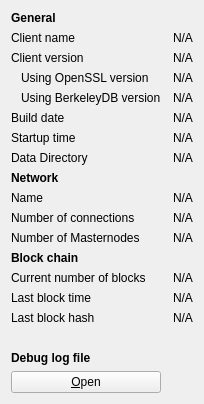
     <widget class="QWidget" name="tab_info">
      <attribute name="title">
       <string>&amp;Information</string>
      </attribute>
      <layout class="QGridLayout" name="gridLayout" columnstretch="0,0">
       <property name="horizontalSpacing">
        <number>12</number>
       </property>
       <item row="7" column="1">
        <widget class="QLabel" name="dataDir">
         <property name="text">
          <string>N/A</string>
         </property>
        </widget>
       </item>
       <item row="0" column="0">
        <widget class="QLabel" name="generalHeader">
         <property name="font">
          <font>
           <weight>75</weight>
           <bold>true</bold>
          </font>
         </property>
         <property name="text">
          <string>General</string>
         </property>
        </widget>
       </item>
       <item row="1" column="0">
        <widget class="QLabel" name="clientNameLabel">
         <property name="text">
          <string>Client name</string>
         </property>
        </widget>
       </item>
       <item row="1" column="1">
        <widget class="QLabel" name="clientName">
         <property name="cursor">
          <cursorShape>IBeamCursor</cursorShape>
         </property>
         <property name="text">
          <string>N/A</string>
         </property>
         <property name="textFormat">
          <enum>Qt::PlainText</enum>
         </property>
         <property name="textInteractionFlags">
          <set>Qt::LinksAccessibleByMouse|Qt::TextSelectableByKeyboard|Qt::TextSelectableByMouse</set>
         </property>
        </widget>
       </item>
       <item row="2" column="0">
        <widget class="QLabel" name="clientVersionLabel">
         <property name="text">
          <string>Client version</string>
         </property>
        </widget>
       </item>
       <item row="2" column="1">
        <widget class="QLabel" name="clientVersion">
         <property name="cursor">
          <cursorShape>IBeamCursor</cursorShape>
         </property>
         <property name="text">
          <string>N/A</string>
         </property>
         <property name="textFormat">
          <enum>Qt::PlainText</enum>
         </property>
         <property name="textInteractionFlags">
          <set>Qt::LinksAccessibleByMouse|Qt::TextSelectableByKeyboard|Qt::TextSelectableByMouse</set>
         </property>
        </widget>
       </item>
       <item row="3" column="0">
        <widget class="QLabel" name="openSSLVersionLabel">
         <property name="text">
          <string>Using OpenSSL version</string>
         </property>
         <property name="indent">
          <number>10</number>
         </property>
        </widget>
       </item>
       <item row="3" column="1">
        <widget class="QLabel" name="openSSLVersion">
         <property name="cursor">
          <cursorShape>IBeamCursor</cursorShape>
         </property>
         <property name="text">
          <string>N/A</string>
         </property>
         <property name="textFormat">
          <enum>Qt::PlainText</enum>
         </property>
         <property name="textInteractionFlags">
          <set>Qt::LinksAccessibleByMouse|Qt::TextSelectableByKeyboard|Qt::TextSelectableByMouse</set>
         </property>
        </widget>
       </item>
       <item row="4" column="0">
        <widget class="QLabel" name="berkeleyDBVersionLabel">
         <property name="text">
          <string>Using BerkeleyDB version</string>
         </property>
         <property name="indent">
          <number>10</number>
         </property>
        </widget>
       </item>
       <item row="4" column="1">
        <widget class="QLabel" name="berkeleyDBVersion">
         <property name="cursor">
          <cursorShape>IBeamCursor</cursorShape>
         </property>
         <property name="text">
          <string>N/A</string>
         </property>
         <property name="textFormat">
          <enum>Qt::PlainText</enum>
         </property>
         <property name="textInteractionFlags">
          <set>Qt::LinksAccessibleByMouse|Qt::TextSelectableByKeyboard|Qt::TextSelectableByMouse</set>
         </property>
        </widget>
       </item>
       <item row="5" column="0">
        <widget class="QLabel" name="buildDateLabel">
         <property name="text">
          <string>Build date</string>
         </property>
        </widget>
       </item>
       <item row="5" column="1">
        <widget class="QLabel" name="buildDate">
         <property name="cursor">
          <cursorShape>IBeamCursor</cursorShape>
         </property>
         <property name="text">
          <string>N/A</string>
         </property>
         <property name="textFormat">
          <enum>Qt::PlainText</enum>
         </property>
         <property name="textInteractionFlags">
          <set>Qt::LinksAccessibleByMouse|Qt::TextSelectableByKeyboard|Qt::TextSelectableByMouse</set>
         </property>
        </widget>
       </item>
       <item row="6" column="0">
        <widget class="QLabel" name="startupTimeLabel">
         <property name="text">
          <string>Startup time</string>
         </property>
        </widget>
       </item>
       <item row="6" column="1">
        <widget class="QLabel" name="startupTime">
         <property name="cursor">
          <cursorShape>IBeamCursor</cursorShape>
         </property>
         <property name="text">
          <string>N/A</string>
         </property>
         <property name="textFormat">
          <enum>Qt::PlainText</enum>
         </property>
         <property name="textInteractionFlags">
          <set>Qt::LinksAccessibleByMouse|Qt::TextSelectableByKeyboard|Qt::TextSelectableByMouse</set>
         </property>
        </widget>
       </item>
       <item row="8" column="0">
        <widget class="QLabel" name="networkHeader">
         <property name="font">
          <font>
           <weight>75</weight>
           <bold>true</bold>
          </font>
         </property>
         <property name="text">
          <string>Network</string>
         </property>
        </widget>
       </item>
       <item row="9" column="0">
        <widget class="QLabel" name="networkNameLabel">
         <property name="text">
          <string>Name</string>
         </property>
        </widget>
       </item>
       <item row="9" column="1">
        <widget class="QLabel" name="networkName">
         <property name="cursor">
          <cursorShape>IBeamCursor</cursorShape>
         </property>
         <property name="text">
          <string>N/A</string>
         </property>
         <property name="textFormat">
          <enum>Qt::PlainText</enum>
         </property>
         <property name="textInteractionFlags">
          <set>Qt::LinksAccessibleByMouse|Qt::TextSelectableByKeyboard|Qt::TextSelectableByMouse</set>
         </property>
        </widget>
       </item>
       <item row="10" column="0">
        <widget class="QLabel" name="numberOfConnectionsLabel">
         <property name="text">
          <string>Number of connections</string>
         </property>
        </widget>
       </item>
       <item row="10" column="1">
        <widget class="QLabel" name="numberOfConnections">
         <property name="cursor">
          <cursorShape>IBeamCursor</cursorShape>
         </property>
         <property name="text">
          <string>N/A</string>
         </property>
         <property name="textFormat">
          <enum>Qt::PlainText</enum>
         </property>
         <property name="textInteractionFlags">
          <set>Qt::LinksAccessibleByMouse|Qt::TextSelectableByKeyboard|Qt::TextSelectableByMouse</set>
         </property>
        </widget>
       </item>
       <item row="11" column="0">
        <widget class="QLabel" name="masternodeCountLabel">
         <property name="text">
          <string>Number of Masternodes</string>
         </property>
        </widget>
       </item>
       <item row="11" column="1">
        <widget class="QLabel" name="masternodeCount">
         <property name="cursor">
          <cursorShape>IBeamCursor</cursorShape>
         </property>
         <property name="text">
          <string>N/A</string>
         </property>
         <property name="textFormat">
          <enum>Qt::PlainText</enum>
         </property>
         <property name="textInteractionFlags">
          <set>Qt::LinksAccessibleByMouse|Qt::TextSelectableByKeyboard|Qt::TextSelectableByMouse</set>
         </property>
        </widget>
       </item>
       <item row="12" column="0">
        <widget class="QLabel" name="blockchainHeader">
         <property name="font">
          <font>
           <weight>75</weight>
           <bold>true</bold>
          </font>
         </property>
         <property name="text">
          <string>Block chain</string>
         </property>
        </widget>
       </item>
       <item row="13" column="0">
        <widget class="QLabel" name="numberOfBlocksLabel">
         <property name="text">
          <string>Current number of blocks</string>
         </property>
        </widget>
       </item>
       <item row="13" column="1">
        <widget class="QLabel" name="numberOfBlocks">
         <property name="cursor">
          <cursorShape>IBeamCursor</cursorShape>
         </property>
         <property name="text">
          <string>N/A</string>
         </property>
         <property name="textFormat">
          <enum>Qt::PlainText</enum>
         </property>
         <property name="textInteractionFlags">
          <set>Qt::LinksAccessibleByMouse|Qt::TextSelectableByKeyboard|Qt::TextSelectableByMouse</set>
         </property>
        </widget>
       </item>
       <item row="14" column="0">
        <widget class="QLabel" name="lastBlockTimeLabel">
         <property name="text">
          <string>Last block time</string>
         </property>
        </widget>
       </item>
       <item row="14" column="1">
        <widget class="QLabel" name="lastBlockTime">
         <property name="cursor">
          <cursorShape>IBeamCursor</cursorShape>
         </property>
         <property name="text">
          <string>N/A</string>
         </property>
         <property name="textFormat">
          <enum>Qt::PlainText</enum>
         </property>
         <property name="textInteractionFlags">
          <set>Qt::LinksAccessibleByMouse|Qt::TextSelectableByKeyboard|Qt::TextSelectableByMouse</set>
         </property>
        </widget>
       </item>
       <item row="16" column="0">
        <spacer name="verticalSpacer_2">
         <property name="orientation">
          <enum>Qt::Vertical</enum>
         </property>
         <property name="sizeHint" stdset="0">
          <size>
           <width>20</width>
           <height>20</height>
          </size>
         </property>
        </spacer>
       </item>
       <item row="17" column="0">
        <widget class="QLabel" name="debugLogFileHeader">
         <property name="font">
          <font>
           <weight>75</weight>
           <bold>true</bold>
          </font>
         </property>
         <property name="text">
          <string>Debug log file</string>
         </property>
        </widget>
       </item>
       <item row="18" column="0">
        <widget class="QPushButton" name="openDebugLogfileButton">
         <property name="toolTip">
          <string>Open the TensorCoin debug log file from the current data directory. This can take a few seconds for large log files.</string>
         </property>
         <property name="text">
          <string>&amp;Open</string>
         </property>
         <property name="autoDefault">
          <bool>false</bool>
         </property>
        </widget>
       </item>
       <item row="7" column="0">
        <widget class="QLabel" name="dataDirLabel">
         <property name="text">
          <string>Data Directory</string>
         </property>
        </widget>
       </item>
       <item row="15" column="0">
        <widget class="QLabel" name="lastBlockHashLabel">
         <property name="text">
          <string>Last block hash</string>
         </property>
        </widget>
       </item>
       <item row="15" column="1">
        <widget class="QLabel" name="lastBlockHash">
         <property name="text">
          <string>N/A</string>
         </property>
        </widget>
       </item>
      </layout>
     </widget>
